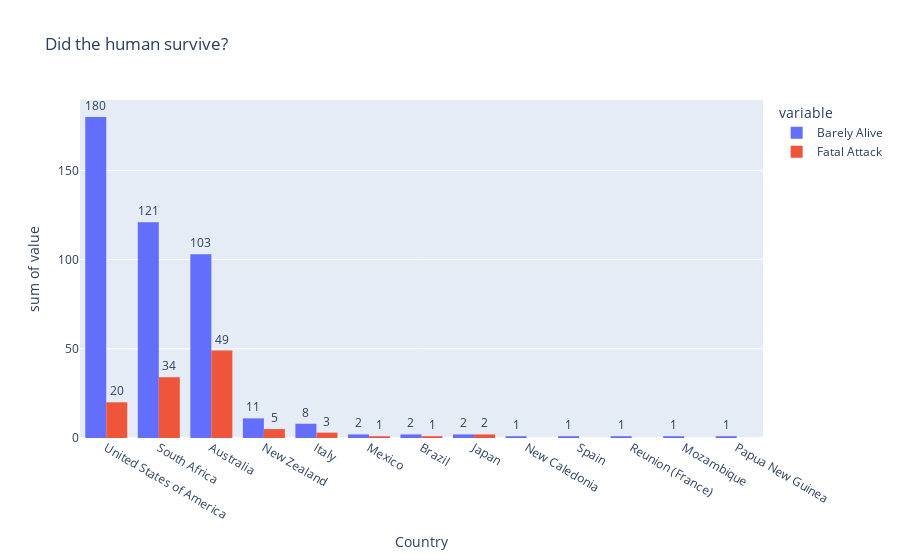

Notebook code cell kept with this figure:
### Code cell
figure_attack = px.histogram(df_concat, x="Country", y=["Barely Alive","Fatal Attack"], title="Did the human survive?",barmode="group", text_auto=True)
figure_attack.update_traces(textfont_size=12, textangle=0, textposition="outside", cliponaxis=False)
figure_attack

### Figure 1 — Plotly figure (JSON) as saved in the notebook; plotly's stock layout.template omitted (floating-point values rounded to 4 significant figures)
{"data": [{"alignmentgroup": "True", "bingroup": "x", "cliponaxis": false, "histfunc": "sum", "hovertemplate": "variable=Barely Alive<br>Country=%{x}<br>sum of value=%{y}<extra></extra>", "legendgroup": "Barely Alive", "marker": {"color": "#636efa", "pattern": {"shape": ""}}, "name": "Barely Alive", "offsetgroup": "Barely Alive", "orientation": "v", "showlegend": true, "textangle": 0, "textfont": {"size": 12}, "textposition": "outside", "texttemplate": "%{value}", "type": "histogram", "x": ["United States of America", "South Africa", "Australia", "New Zealand", "Italy", "Mexico", "Brazil", "Japan", "New Caledonia", "Spain", "Reunion (France)", "Mozambique", "Papua New Guinea"], "xaxis": "x", "y": [180, 121, 103, 11, 8, 2, 2, 2, 1, 1, 1, 1, 1], "yaxis": "y"}, {"alignmentgroup": "True", "bingroup": "x", "cliponaxis": false, "histfunc": "sum", "hovertemplate": "variable=Fatal Attack<br>Country=%{x}<br>sum of value=%{y}<extra></extra>", "legendgroup": "Fatal Attack", "marker": {"color": "#EF553B", "pattern": {"shape": ""}}, "name": "Fatal Attack", "offsetgroup": "Fatal Attack", "orientation": "v", "showlegend": true, "textangle": 0, "textfont": {"size": 12}, "textposition": "outside", "texttemplate": "%{value}", "type": "histogram", "x": ["United States of America", "South Africa", "Australia", "New Zealand", "Italy", "Mexico", "Brazil", "Japan", "New Caledonia", "Spain", "Reunion (France)", "Mozambique", "Papua New Guinea"], "xaxis": "x", "y": [20, 34, 49, 5, 3, 1, 1, 2, null, null, null, null, null], "yaxis": "y"}], "layout": {"barmode": "group", "legend": {"title": {"text": "variable"}, "tracegroupgap": 0}, "title": {"text": "Did the human survive?"}, "xaxis": {"anchor": "y", "domain": [0, 1], "title": {"text": "Country"}}, "yaxis": {"anchor": "x", "domain": [0, 1], "title": {"text": "sum of value"}}}}
